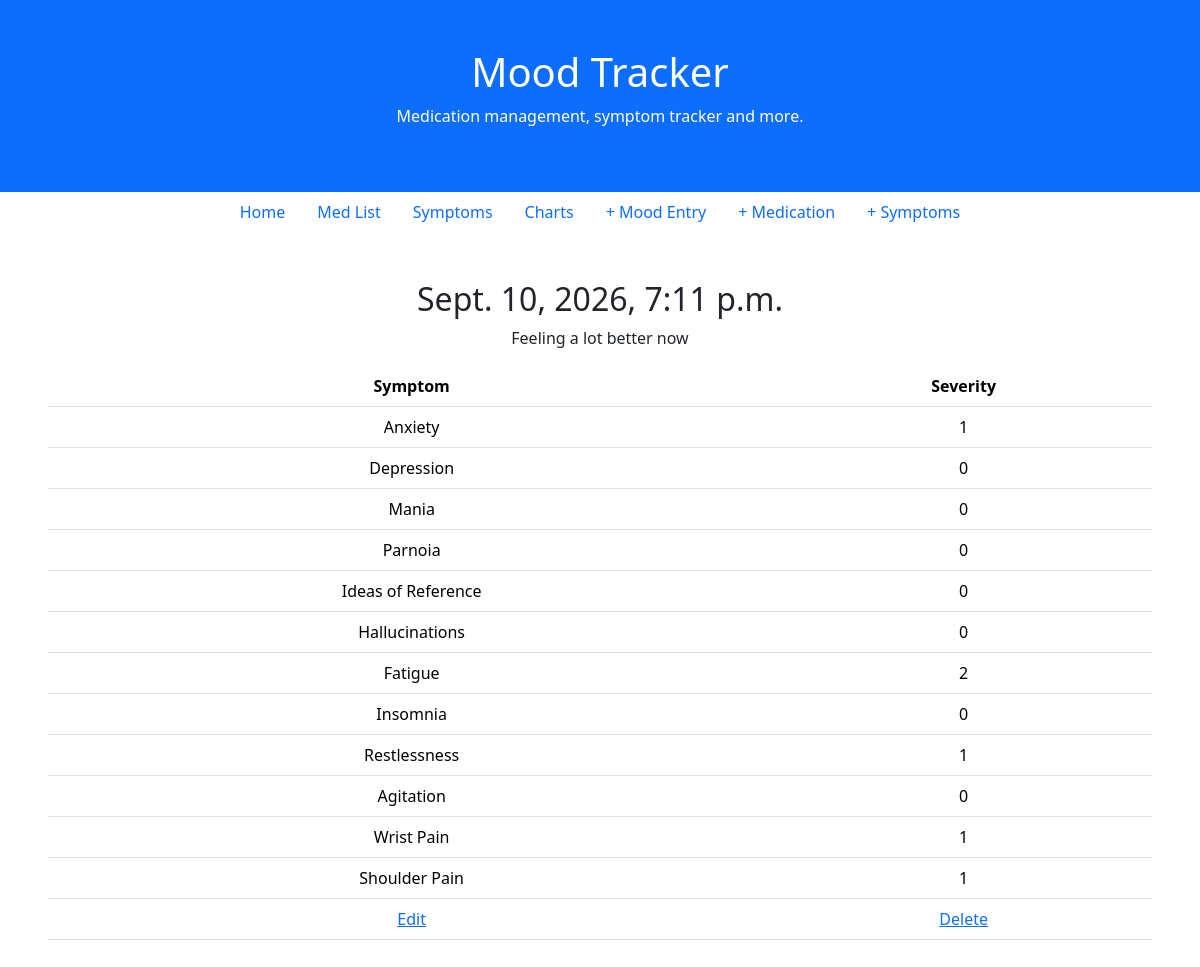
The page /symptoms/2/ on the database its author committed.
### symptoms/models.py (models this page shows, shortened)
class Symptom(models.Model):
    author = models.ForeignKey(
        "auth.User",
        on_delete=models.CASCADE,
    )
    datetime = models.DateTimeField(auto_now_add=True)
    notes = models.CharField(max_length=200)
    Anxiety = models.IntegerField()
    Depression = models.IntegerField()
    Mania = models.IntegerField()
    Paranoia = models.IntegerField()
    IdeasOfReference = models.IntegerField()
    Hallucinations = models.IntegerField()
    Fatigue = models.IntegerField()
    Insomnia = models.IntegerField()
    Restlessness = models.IntegerField()
    Agitation = models.IntegerField()
    WristPain = models.IntegerField()
    ShoulderPain = models.IntegerField()

### symptoms/views.py (the view)
# urls.py: path("symptoms/<int:pk>/", SymptomsDetailView.as_view(), name="symptoms_detail"),
class SymptomsDetailView(DetailView):
    model = Symptom
    template_name = "symptoms_detail.html"

### templates/symptoms_detail.html
{% extends "base.html" %}
{% block content %}
<div class="container-fluid p-5 text-center">
<h2>{{ symptom.datetime }}</h2>
<p>
    {{ symptom.notes }}
</p>
<table class="table">
    <thead>
        <tr>
            <th>Symptom</th>
            <th>Severity</th>
        </tr>
    </thead>
    <tr>
        <td>
            Anxiety
        </td>
        <td>{{ symptom.Anxiety }}</td>
    </tr>
      <tr><td>Depression</td>  <td>{{ symptom.Depression }}</td></tr>
            <tr><td>Mania</td>  <td>{{ symptom.Mania }}</td></tr>
            <tr><td>Parnoia</td>  <td>{{ symptom.Paranoia }}</td></tr>
            <tr><td>Ideas of Reference</td>  <td>{{ symptom.IdeasOfReference }}</td></tr>
            <tr><td>Hallucinations</td>  <td>{{ symptom.Hallucinations }}</td></tr>
           <tr> <td>Fatigue</td>  <td>{{ symptom.Fatigue }}</td></tr>
            <tr><td>Insomnia</td>  <td>{{ symptom.Insomnia }}</td> </tr>
            <tr><td>Restlessness</td>  <td>{{ symptom.Restlessness }}</td></tr>
            <tr><td>Agitation</td>  <td>{{ symptom.Agitation }}</td></tr>
            <tr><td>Wrist Pain</td>  <td>{{ symptom.WristPain }}</td></tr>
           <tr> <td>Shoulder Pain</td>  <td>{{ symptom.ShoulderPain }}</td></tr>
           <tr><td><a href="{% url 'symptoms_edit' symptom.pk %}">Edit</a></td>
        <td><a href="{% url 'symptoms_delete' symptom.pk %}">Delete</a></td></tr>
</table>
</div>
{% endblock content %}

### static/css/base.css (style rules this page uses)
a { color: red; }

### rows shown on the page
Symptom: datetime "Sept. 10, 2026, 7:11 p.m.", notes "Feeling a lot better now", Anxiety "1", Depression "0", Mania "0", Paranoia "0", IdeasOfReference "0", Hallucinations "0", Fatigue "2", Insomnia "0", Restlessness "1", Agitation "0", WristPain "1", ShoulderPain "1"
